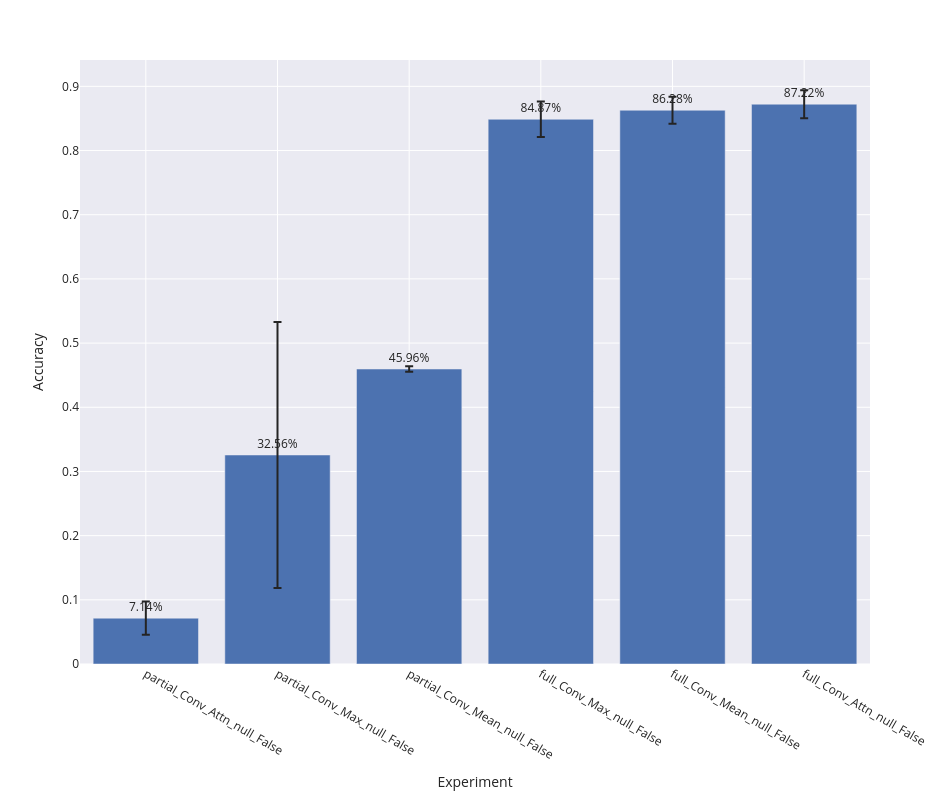

The code cell stored with this chart in its notebook:
### Code cell
bar_plot(row_wise_metrics_agg, 'accuracy')

### Figure 1 — Plotly figure (JSON) as saved in the notebook; plotly's stock layout.template omitted (floating-point values rounded to 4 significant figures)
{"data": [{"alignmentgroup": "True", "error_y": {"array": [0.02584, 0.2071, 0.004122, 0.02776, 0.02103, 0.02178]}, "hovertemplate": "expr=%{x}<br>accuracy_mean=%{text}<extra></extra>", "legendgroup": "", "marker": {"color": "rgb(76,114,176)", "pattern": {"shape": ""}}, "name": "", "offsetgroup": "", "orientation": "v", "showlegend": false, "text": [0.0714, 0.3256, 0.4596, 0.8487, 0.8628, 0.8722], "textposition": "outside", "texttemplate": "%{text:.2%}", "type": "bar", "x": ["partial_Conv_Attn_null_False", "partial_Conv_Max_null_False", "partial_Conv_Mean_null_False", "full_Conv_Max_null_False", "full_Conv_Mean_null_False", "full_Conv_Attn_null_False"], "xaxis": "x", "y": [0.0714, 0.3256, 0.4596, 0.8487, 0.8628, 0.8722], "yaxis": "y"}], "layout": {"barmode": "group", "height": 800, "legend": {"tracegroupgap": 0}, "margin": {"t": 60}, "width": 950, "xaxis": {"anchor": "y", "domain": [0, 1], "title": {"text": "Experiment"}}, "yaxis": {"anchor": "x", "domain": [0, 1], "title": {"text": "Accuracy"}}}}
